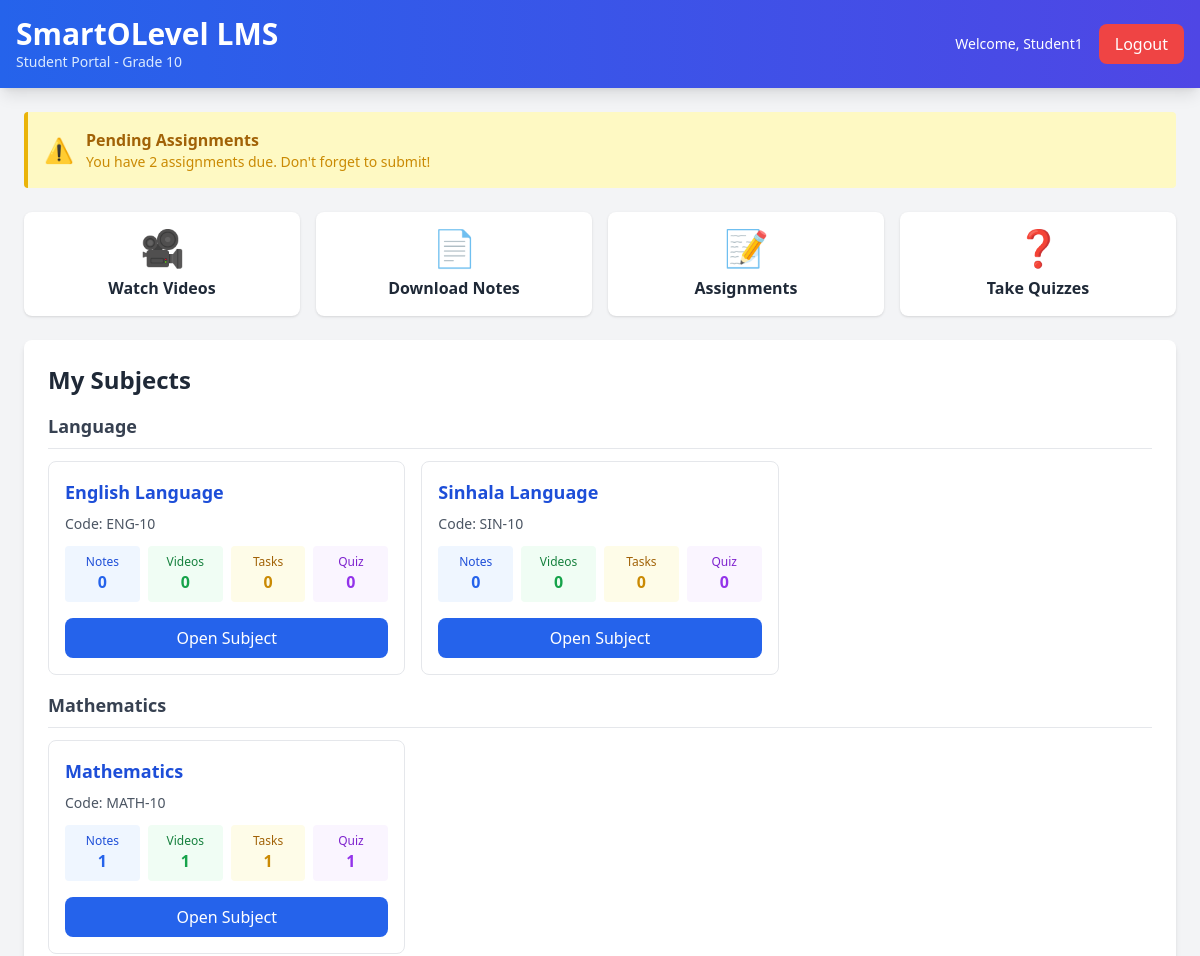
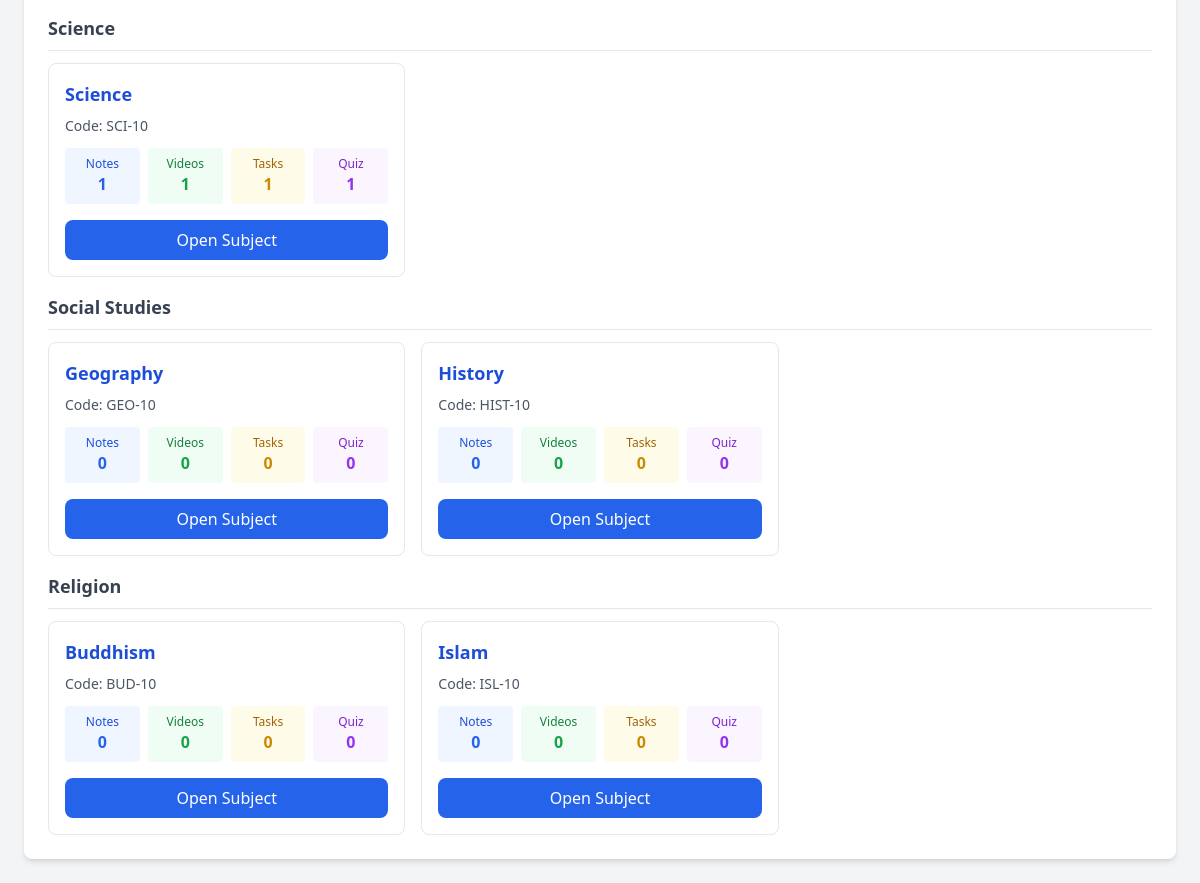
Screenshot of /student_dashboard.php (signed in) with the database file from the repository (2 pictures, top to bottom).
### tables this page shows
CREATE TABLE subjects (
    subject_id INT AUTO_INCREMENT PRIMARY KEY,
    subject_name VARCHAR(255) NOT NULL,
    subject_code VARCHAR(20) NOT NULL UNIQUE,
    grade_level ENUM('10','11') NOT NULL,
    subject_category ENUM('Language', 'Mathematics', 'Science', 'Social Studies', 'Religion', 'Other') NOT NULL,
    description TEXT NULL,
    is_active BOOLEAN DEFAULT TRUE,
    created_at TIMESTAMP DEFAULT CURRENT_TIMESTAMP
);

### student_dashboard.php (the view, shortened to what this page needs)
<?php
require_once 'config.php';
$student_id = $_SESSION['user_id'];
$student_name = $_SESSION['full_name'];
$grade = $_SESSION['grade'] ?? '10';
$query = "SELECT s.subject_id, s.subject_name, s.subject_code, s.subject_category,
          (SELECT COUNT(*) FROM lecture_notes ln WHERE ln.subject_id = s.subject_id AND ln.is_active = 1) AS notes_count,
          (SELECT COUNT(*) FROM lecture_videos lv WHERE lv.subject_id = s.subject_id AND lv.is_active = 1) AS videos_count,
          (SELECT COUNT(*) FROM assignments a WHERE a.subject_id = s.subject_id AND a.is_active = 1) AS assignments_count,
          (SELECT COUNT(*) FROM quizzes q WHERE q.subject_id = s.subject_id AND q.is_active = 1) AS quizzes_count
          FROM subjects s
          INNER JOIN student_subjects ss ON s.subject_id = ss.subject_id
          WHERE ss.student_id = ? AND s.grade_level = ? AND s.is_active = 1
          ORDER BY s.subject_category, s.subject_name";
$stmt = $conn->prepare($query);
$stmt->bind_param("is", $student_id, $grade);
$stmt->execute();
$subjects = $stmt->get_result();
$pending_query = "SELECT COUNT(*) as pending_count
                  FROM assignments a
                  INNER JOIN student_subjects ss ON a.subject_id = ss.subject_id
                  LEFT JOIN assignment_submissions asub ON a.assignment_id = asub.assignment_id AND asub.student_id = ?
                  WHERE ss.student_id = ? AND a.is_active = 1 AND asub.submission_id IS NULL AND a.due_date > NOW()";
$stmt = $conn->prepare($pending_query);
$stmt->bind_param("ii", $student_id, $student_id);
$stmt->execute();
$pending_assignments = $stmt->get_result()->fetch_assoc()['pending_count'];
?>
<!DOCTYPE html>
<html lang="en">
<head>
    <script src="https://cdn.tailwindcss.com"></script>
</head>
<body class="bg-gray-100 min-h-screen">
    <header class="bg-gradient-to-r from-blue-600 to-indigo-600 text-white p-4 shadow-lg">
        <div class="max-w-7xl mx-auto flex justify-between items-center">
            <div>
                <h1 class="text-3xl font-bold">SmartOLevel LMS</h1>
                <p class="text-sm text-blue-100">Student Portal - Grade <?php echo htmlspecialchars($grade); ?></p>
            </div>
            <div class="flex items-center gap-4">
                <span class="text-sm">Welcome, <?php echo htmlspecialchars($student_name); ?></span>
                <a href="logout.php" class="px-4 py-2 bg-red-500 text-white rounded-lg hover:bg-red-600 transition">Logout</a>
            </div>
        </div>
    </header>
    <div class="max-w-7xl mx-auto p-6">
        <?php if ($pending_assignments > 0): ?>
        <div class="bg-yellow-100 border-l-4 border-yellow-500 p-4 mb-6 rounded">
            <div class="flex items-center">
                <span class="text-2xl mr-3">⚠️</span>
                <div>
                    <p class="font-bold text-yellow-700">Pending Assignments</p>
                    <p class="text-sm text-yellow-600">You have <?php echo $pending_assignments; ?> assignments due. Don't forget to submit!</p>
                </div>
            </div>
        </div>
        <?php endif; ?>
        <div class="grid grid-cols-2 md:grid-cols-4 gap-4 mb-6">
            <a href="student_all_videos.php" class="bg-white p-4 rounded-lg shadow hover:shadow-lg transition text-center">
                <div class="text-4xl mb-2">🎥</div>
                <p class="font-bold text-gray-800">Watch Videos</p>
            </a>
            <a href="student_all_notes.php" class="bg-white p-4 rounded-lg shadow hover:shadow-lg transition text-center">
                <div class="text-4xl mb-2">📄</div>
                <p class="font-bold text-gray-800">Download Notes</p>
            </a>
            <a href="student_all_assignments.php" class="bg-white p-4 rounded-lg shadow hover:shadow-lg transition text-center">
                <div class="text-4xl mb-2">📝</div>
                <p class="font-bold text-gray-800">Assignments</p>
            </a>
            <a href="student_all_quizzes.php" class="bg-white p-4 rounded-lg shadow hover:shadow-lg transition text-center">
                <div class="text-4xl mb-2">❓</div>
                <p class="font-bold text-gray-800">Take Quizzes</p>
            </a>
        </div>
        <div class="bg-white p-6 rounded-lg shadow-md">
            <h2 class="text-2xl font-bold text-gray-800 mb-4">My Subjects</h2>
            <?php if ($subjects->num_rows > 0):
                $current_category = '';
                while ($subject = $subjects->fetch_assoc()):
                    if ($current_category != $subject['subject_category']):
                        if ($current_category != '') echo '</div>';
                        $current_category = $subject['subject_category'];
            ?>
                <h3 class="text-lg font-bold text-gray-700 mt-4 mb-3 border-b pb-2"><?php echo htmlspecialchars($current_category); ?></h3>
                <div class="grid grid-cols-1 md:grid-cols-2 lg:grid-cols-3 gap-4">
            <?php endif; ?>
                <div class="border border-gray-200 rounded-lg p-4 hover:border-blue-500 hover:shadow-md transition">
                    <h4 class="font-bold text-lg text-blue-700 mb-2"><?php echo htmlspecialchars($subject['subject_name']); ?></h4>
                    <p class="text-sm text-gray-600 mb-3">Code: <?php echo htmlspecialchars($subject['subject_code']); ?></p>
                    <div class="grid grid-cols-4 gap-2 text-center mb-4">
                        <div class="bg-blue-50 p-2 rounded">
                            <p class="text-xs text-blue-700">Notes</p>
                            <p class="font-bold text-blue-600"><?php echo $subject['notes_count']; ?></p>
                        </div>
                        <div class="bg-green-50 p-2 rounded">
                            <p class="text-xs text-green-700">Videos</p>
                            <p class="font-bold text-green-600"><?php echo $subject['videos_count']; ?></p>
                        </div>
                        <div class="bg-yellow-50 p-2 rounded">
                            <p class="text-xs text-yellow-700">Tasks</p>
                            <p class="font-bold text-yellow-600"><?php echo $subject['assignments_count']; ?></p>
                        </div>
                        <div class="bg-purple-50 p-2 rounded">
                            <p class="text-xs text-purple-700">Quiz</p>
                            <p class="font-bold text-purple-600"><?php echo $subject['quizzes_count']; ?></p>
                        </div>
                    </div>
                    <a href="student_subject_view.php?id=<?php echo $subject['subject_id']; ?>"
                       class="block text-center px-4 py-2 bg-blue-600 text-white rounded-lg hover:bg-blue-700 transition">
                        Open Subject
                    </a>
                </div>
            <?php
                endwhile;
                echo '</div>';
            endif; ?>
        </div>
    </div>
</body>
</html>

### rows the page displays
subjects: subject_category "Language", subject_name "English Language", subject_code "ENG-10", notes_count "0", videos_count "0", assignments_count "0", quizzes_count "0"
subjects: subject_name "Sinhala Language", subject_code "SIN-10", notes_count "0", videos_count "0", assignments_count "0", quizzes_count "0"
subjects: subject_category "Mathematics", subject_name "Mathematics", subject_code "MATH-10", notes_count "1", videos_count "1", assignments_count "1", quizzes_count "1"
subjects: subject_category "Science", subject_name "Science", subject_code "SCI-10", notes_count "1", videos_count "1", assignments_count "1", quizzes_count "1"
subjects: subject_category "Social Studies", subject_name "Geography", subject_code "GEO-10", notes_count "0", videos_count "0", assignments_count "0", quizzes_count "0"
subjects: subject_name "History", subject_code "HIST-10", notes_count "0", videos_count "0", assignments_count "0", quizzes_count "0"
subjects: subject_category "Religion", subject_name "Buddhism", subject_code "BUD-10", notes_count "0", videos_count "0", assignments_count "0", quizzes_count "0"
subjects: subject_name "Islam", subject_code "ISL-10", notes_count "0", videos_count "0", assignments_count "0", quizzes_count "0"

### other values shown
$grade "10"
$student_name "Student1"
$pending_assignments "2"
